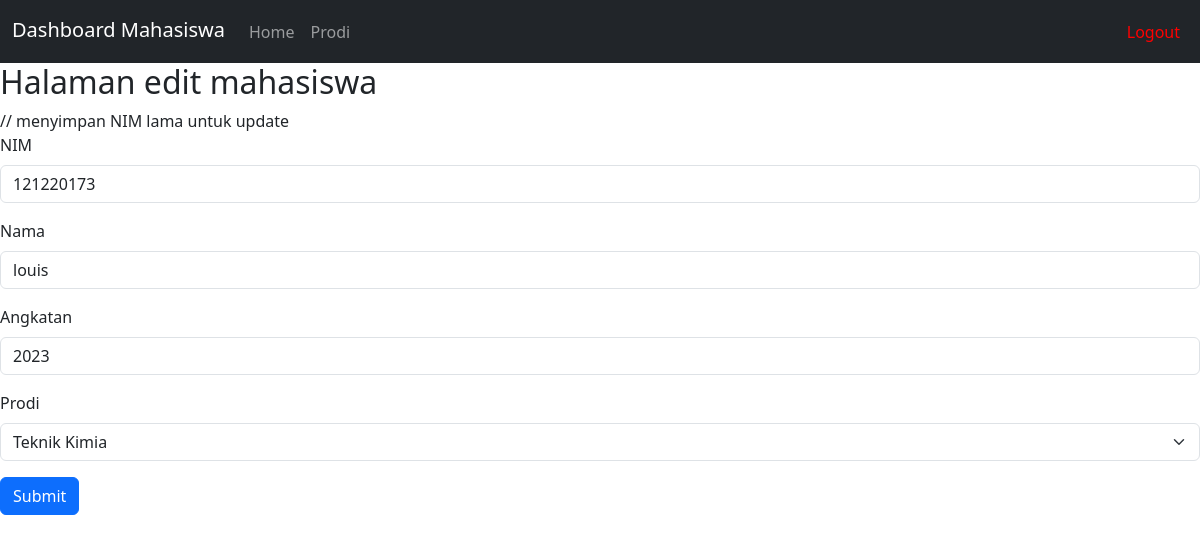
Page /edit.php?nim=121220173 on the committed database.
### tables this page shows
CREATE TABLE `mahasiswa` (
  `nim` varchar(20) NOT NULL,
  `nama` varchar(100) DEFAULT NULL,
  `angkatan` int(10) DEFAULT NULL,
  `id_prodi` int(11) NOT NULL
);

### edit.php (the view, shortened to what this page needs)
<?php
include 'koneksi.php';
    $nim = $_GET['nim'];
    $query = mysqli_query($koneksi, "select * from mahasiswa WHERE nim=$nim");
    $data = mysqli_fetch_array($query);
    $sql_prodi = "SELECT id_prodi, nama_prodi FROM prodi";
    $result_prodi = $koneksi->query($sql_prodi);
?>
<!DOCTYPE html>
<html lang="en">
<head>
    <link href="https://cdn.jsdelivr.net/npm/bootstrap@5.3.3/dist/css/bootstrap.min.css" rel="stylesheet">
</head>
<body>
    <nav class="navbar navbar-expand-lg navbar-dark bg-dark">
        <div class="container-fluid">
            <h3 class="navbar-brand" style="padding-top: 10px;">Dashboard Mahasiswa</h3>
            <div class="collapse navbar-collapse" id="navbarNav">
                <ul class="navbar-nav me-auto mb-2 mb-lg-0">
                    <li class="nav-item">
                        <a class="nav-link" aria-current="page" href="dashboard.php">Home</a> </li>
                    <li class="nav-item">
                        <a class="nav-link" href="prodi.php">Prodi</a> </li>
                </ul>
                <ul class="navbar-nav">
                    <li class="nav-item">
                        <a class="nav-link logout-link" style="color: red !important;" href="logout.php">Logout</a>
                    </li>
                </ul>
            </div>
        </div>
    </nav>
<div class="form" >
    <h2>Halaman edit mahasiswa</h2>
    <form action="update.php" method="POST">
        <input type="hidden" name="old_nim" value="<?=$data['nim']?>"> // menyimpan NIM lama untuk update
        <div class="mb-3">
            <label for="nim" class="form-label">NIM</label>
            <input type="text" class="form-control" id="nim" name="nim" value="<?=$data['nim']?>">
        </div>
        <div class="mb-3">
            <label for="nama" class="form-label">Nama</label>
            <input type="text" class="form-control" id="nama" name="nama" value="<?=$data['nama']?>">
        </div>
        <div class="mb-3">
            <label for="angkatan" class="form-label">Angkatan</label>
            <input type="number" class="form-control" id="angkatan" name="angkatan" value="<?=$data['angkatan']?>">
        </div>
        <div class="mb-3">
            <label for="prodi" class="form-label">Prodi</label>
            <select class="form-select" id="prodi" name="prodi" value="<?=$data['id_prodi']?>">
            <?php
                if ($result_prodi->num_rows > 0) {
                $result_prodi->data_seek(0);
                    while ($row_prodi = $result_prodi->fetch_assoc()) {
                    $selected = ($row_prodi['id_prodi'] == $data['id_prodi']) ? 'selected' : '';
                    echo "<option value='" . htmlspecialchars($row_prodi['id_prodi']) . "' $selected>" . htmlspecialchars($row_prodi['nama_prodi']) . "</option>";
}
                } else { echo "<option value=''>Tidak ada prodi</option>";}?>
            </select>
            </div>
        <button type="submit" class="btn btn-primary">Submit</button>
    </form>
</div>
</body>
</html>

### rows in the picture
mahasiswa: nim "121220173", nama "louis", angkatan "2023"

### other values in the picture
form field prodi "Teknik Kimia"
